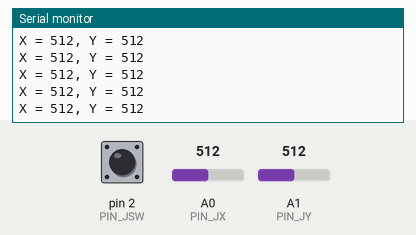
Simulated run of this sketch. Board: Arduino Uno, built with avr-gcc and run on an emulated ATmega328P. Parts: the last lines printed to the serial monitor. Inputs (shaded band) come from the test bench; at power-on: A0 (PIN_JX) = 512, A1 (PIN_JY) = 512, pin 2 (PIN_JSW) HIGH.

Above: at 1.2 s.
1.3 s: A0 (PIN_JX) set to 105
At 2.3 s:
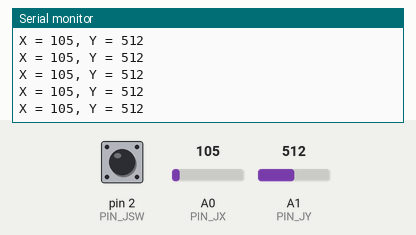
4.3 s: A0 (PIN_JX) set to 89
At 5.2 s:
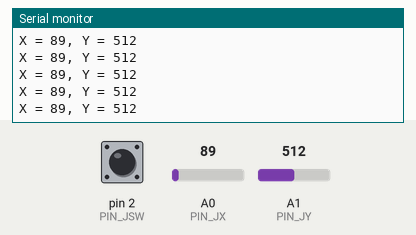
7.3 s: A1 (PIN_JY) set to 104
At 8.2 s:
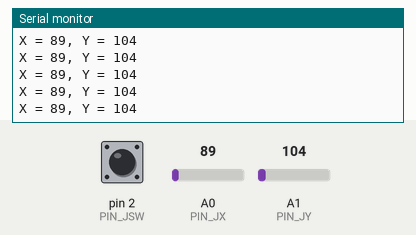
8.8 s: A1 (PIN_JY) set to 90
At 9.5 s:
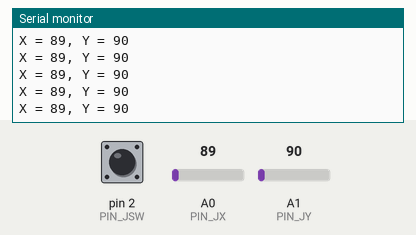
Timing chart, 0 to 11.8 s (numbered marks = the images above; inputs shaded):
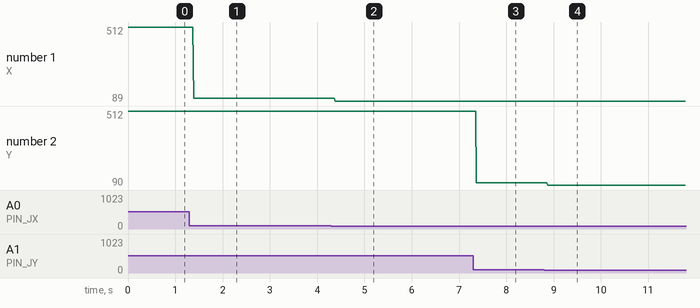

The sketch:

03_06_joystick.ino
```cpp
#define PIN_JX A0
#define PIN_JY A1
#define PIN_JSW 2

#define CMP_VAL 3

volatile bool isbtnPressed = false; // 무결성 유지 위해 사용

void ISRbtn(){
  isbtnPressed = true;
}
void setup() {
  // put your setup code here, to run once:
  Serial.begin(9600);


  pinMode(PIN_JSW, INPUT_PULLUP);
  attachInterrupt(INT0, ISRbtn, FALLING);
}

void loop() {
  int xVal = analogRead(PIN_JX);
  int yVal = analogRead(PIN_JY);
  int btnVal = digitalRead(PIN_JSW);
  Serial.println("X = " + String(xVal) + ", Y = " + String(yVal));

  if(isbtnPressed){
    isbtnPressed = false;
    Serial.println("btn Press!");
    delay(500);
  }
}
```

Measured:
- after the input at 1.3 s, the serial monitor: prints a new line after 0.09 s (image 1)
- after the input at 4.3 s, the serial monitor: prints a new line after 0.08 s (image 2)
- after the input at 7.3 s, the serial monitor: prints a new line after 0.07 s (image 3)
- after the input at 8.8 s, the serial monitor: prints a new line after 0.07 s (image 4)
- plotted number 1: 512 → 105 after the input at 1.3 s, 105 → 89 after the input at 4.3 s
- plotted number 2: 512 → 104 after the input at 7.3 s, 104 → 90 after the input at 8.8 s
